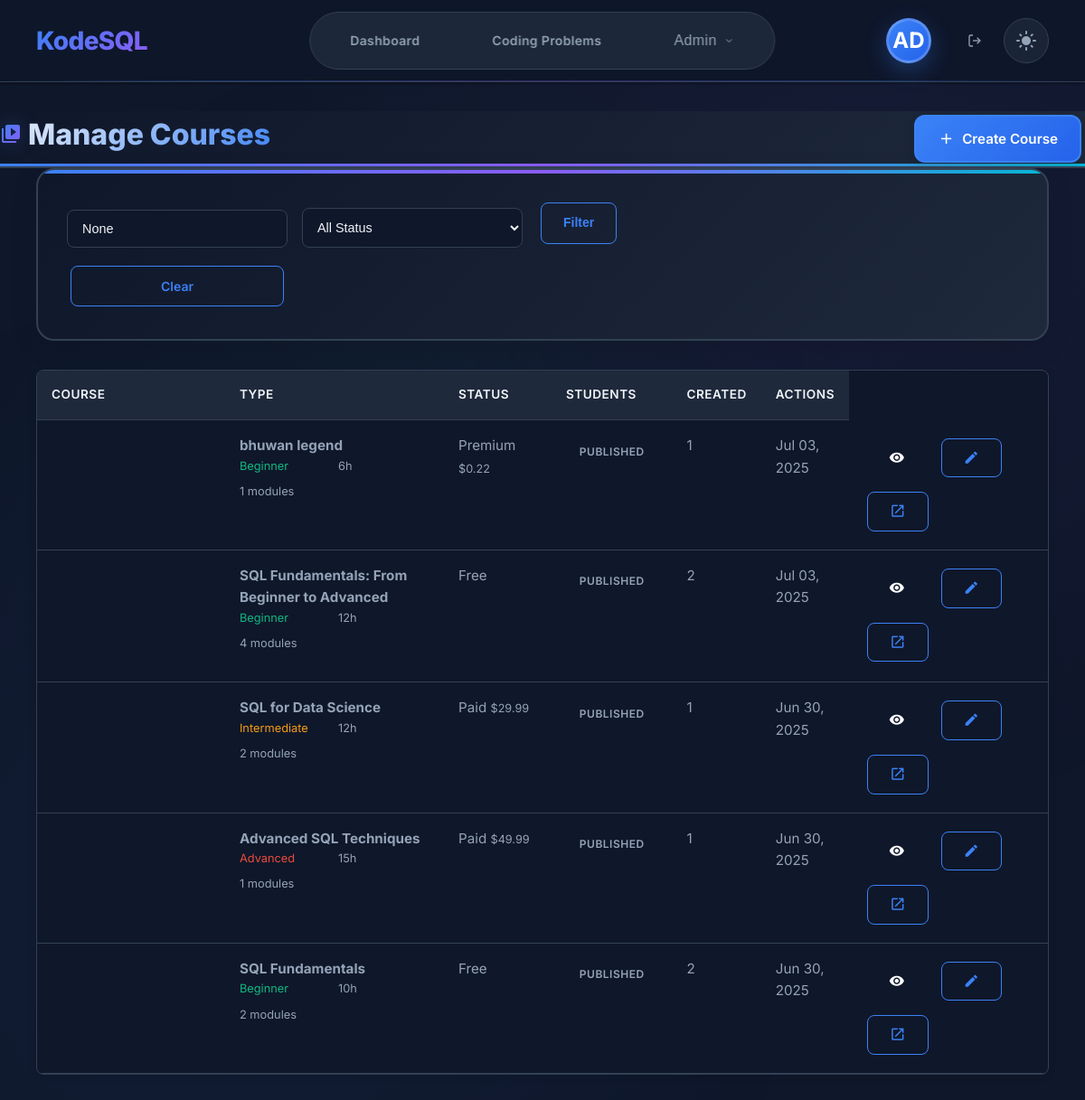
Screenshot of /courses/admin/ (signed in) with the database file from the repository.
### users/models.py (models this page shows, shortened)
class User(AbstractUser):
    email = models.EmailField(unique=True)
    is_email_verified = models.BooleanField(default=False)
    created_at = models.DateTimeField(auto_now_add=True)
    updated_at = models.DateTimeField(auto_now=True)
    USERNAME_FIELD = 'email'
    REQUIRED_FIELDS = ['username']

### courses/models.py (models this page shows, shortened)
class Course(models.Model):
    DIFFICULTY_CHOICES = [
        ('beginner', 'Beginner'),
        ('intermediate', 'Intermediate'),
        ('advanced', 'Advanced'),
    ]
    COURSE_TYPE_CHOICES = [
        ('free', 'Free'),
        ('paid', 'Paid'),
        ('premium', 'Premium'),
    ]
    STATUS_CHOICES = [
        ('draft', 'Draft'),
        ('published', 'Published'),
        ('archived', 'Archived'),
    ]
    title = models.CharField(max_length=255)
    slug = models.SlugField(max_length=255, unique=True)
    description = CKEditor5Field(config_name='tutorial')
    short_description = models.TextField(max_length=500, help_text="Brief description for course cards")
    difficulty = models.CharField(max_length=15, choices=DIFFICULTY_CHOICES, default='beginner')
    course_type = models.CharField(max_length=10, choices=COURSE_TYPE_CHOICES, default='free')
    status = models.CharField(max_length=10, choices=STATUS_CHOICES, default='draft')
    price = models.DecimalField(max_digits=10, decimal_places=2, default=0.00)
    discount_price = models.DecimalField(max_digits=10, decimal_places=2, null=True, blank=True)
    thumbnail = models.ImageField(upload_to='courses/thumbnails/', blank=True, null=True)
    preview_video = models.URLField(blank=True, help_text="YouTube or Vimeo URL for course preview")
    duration_hours = models.PositiveIntegerField(default=0, help_text="Estimated course duration in hours")
    skill_level = models.CharField(max_length=50, blank=True, help_text="e.g., 'No prior experience needed'")
    language = models.CharField(max_length=50, default='English')
    tags = models.CharField(max_length=500, blank=True, help_text="Comma-separated tags")
    category = models.CharField(max_length=100, blank=True)
    prerequisites = CKEditor5Field(config_name='tutorial', blank=True)
    learning_outcomes = CKEditor5Field(config_name='tutorial', blank=True)
    is_featured = models.BooleanField(default=False)
    allow_preview = models.BooleanField(default=True, help_text="Allow non-enrolled users to preview first module")
    certificate_enabled = models.BooleanField(default=True)
    order = models.PositiveIntegerField(default=0)
    created_at = models.DateTimeField(auto_now_add=True)
    updated_at = models.DateTimeField(auto_now=True)
    published_at = models.DateTimeField(null=True, blank=True)
    instructor = models.ForeignKey(settings.AUTH_USER_MODEL, on_delete=models.CASCADE, related_name='courses_taught')
    class Meta:
        ordering = ['order', '-created_at']
        indexes = [
            models.Index(fields=['status', 'course_type']),
            models.Index(fields=['difficulty', 'category']),
            models.Index(fields=['-created_at']),
        ]
    @property
    def module_count(self):
        return self.modules.count()
    @property
    def effective_price(self):
        return self.discount_price if self.discount_price else self.price
    @property
    def is_free(self):
        return self.course_type == 'free' or self.effective_price == 0

### courses/views.py (the view)
# urls.py: path('admin/', views.admin_courses_list, name='admin_courses_list'),
@staff_member_required
def admin_courses_list(request):
    courses = Course.objects.select_related('instructor').annotate(
        enrollment_count=Count('enrollments', filter=Q(enrollments__status__in=['active', 'completed']))
    ).order_by('-created_at')
    search = request.GET.get('search')
    if search:
        courses = courses.filter(
            Q(title__icontains=search) |
            Q(instructor__email__icontains=search)
        )
    status_filter = request.GET.get('status')
    if status_filter:
        courses = courses.filter(status=status_filter)
    paginator = Paginator(courses, 20)
    page_number = request.GET.get('page')
    page_obj = paginator.get_page(page_number)
    context = {
        'page_title': 'Manage Courses',
        'courses': page_obj,
        'search': search,
        'status_filter': status_filter,
    }
    return render(request, 'courses/admin/courses_list.html', context)

### templates/courses/admin/courses_list.html (shortened to what this page needs)
{% extends 'admin_base.html' %}
{% load static %}
{% block extra_css %}
<link rel="stylesheet" href="{% static 'css/courses.css' %}">
<link rel="stylesheet" href="{% static 'css/admin-subscription-plans.css' %}">
{% endblock %}
{% block admin_content %}
<div class="admin-header">
    <div class="admin-header-content">
        <h1>
            <span class="material-icons">video_library</span>
            Manage Courses
        </h1>
        <div class="admin-actions">
            <a href="{% url 'courses:admin_course_create' %}" class="btn btn-primary">
                <span class="material-icons">add</span>
                Create Course
            </a>
        </div>
    </div>
</div>
<div class="admin-content">
    <div class="tile-wrap">
        <div class="admin-filters">
            <form method="get" class="filter-form">
                <div class="filter-row">
                    <input type="text" name="search" placeholder="Search courses..." value="{{ search }}" class="search-input">
                    <select name="status" class="filter-select">
                        <option value="">All Status</option>
                    </select>
                    <button type="submit" class="btn-secondary">Filter</button>
                    <a href="{% url 'courses:admin_courses_list' %}" class="btn-secondary">Clear</a>
                </div>
            </form>
        </div>
        <div class="admin-table-container">
            <table class="admin-table">
                <thead>
                    <tr>
                        <th>Course</th>
                        <th>Type</th>
                        <th>Status</th>
                        <th>Students</th>
                        <th>Created</th>
                        <th>Actions</th>
                    </tr>
                </thead>
                <tbody>
                    {% if courses %}
                        {% for course in courses %}
                        <tr>
                            <td>
                                <div class="course-info">
                                    <strong>{{ course.title }}</strong>
                                    <div class="course-meta">
                                        <span class="difficulty {{ course.difficulty }}">{{ course.get_difficulty_display }}</span>
                                        <span>{{ course.duration_hours }}h</span>
                                        <span>{{ course.module_count }} modules</span>
                                    </div>
                                </div>
                            </td>
                            <td>
                                <span class="course-type {{ course.course_type }}">
                                    {{ course.get_course_type_display }}
                                    {% if not course.is_free %}
                                        <small>${{ course.effective_price }}</small>
                                    {% endif %}
                                </span>
                            </td>
                            <td>
                                <span class="status-badge {{ course.status }}">
                                    {{ course.get_status_display }}
                                </span>
                            </td>
                            <td>
                                <span class="enrollment-count">{{ course.enrollment_count }}</span>
                            </td>
                            <td>
                                <span class="date">{{ course.created_at|date:"M d, Y" }}</span>
                            </td>
                            <td>
                                <div class="action-buttons">
                                    <a href="{% url 'courses:admin_course_detail' course.slug %}" class="btn btn-sm btn-primary" title="View Details">
                                        <span class="material-icons">visibility</span>
                                    </a>
                                    <a href="{% url 'courses:admin_course_edit' course.slug %}" class="btn btn-sm btn-secondary" title="Edit">
                                        <span class="material-icons">edit</span>
                                    </a>
                                    <a href="{% url 'courses:course_detail' course.slug %}" class="btn btn-sm btn-secondary" title="Preview" target="_blank">
                                        <span class="material-icons">open_in_new</span>
                                    </a>
                                </div>
                            </td>
                        </tr>
                        {% endfor %}
                    {% endif %}
                </tbody>
            </table>
        </div>
    </div>
</div>
{% endblock %}

### templates/base.html (shortened to what this page needs)
{% load static %}
<!DOCTYPE html>
<html lang="en" data-theme="dark">
<head>
    <link rel="stylesheet" href="{% static 'css/base.css' %}">
    <link rel="stylesheet" href="{% static 'css/theme.css' %}">
    <link rel="stylesheet" href="{% static 'css/modern-header.css' %}">
    <link rel="stylesheet" href="{% static 'css/admin-dropdown-fix.css' %}">
    <link rel="stylesheet" href="{% static 'css/responsive.css' %}">
    {% block extra_css %}{% endblock %}
</head>
<body>
    <header class="header">
        <div class="tile-wrap">
            <a href="{% url 'core:landing_page' %}" class="logo">KodeSQL</a>
            <div class="nav-items" id="navItems">
                <a href="{% url 'core:dashboard' %}" class="nav-item">Dashboard</a>
                <a href="{% url 'challenges:challenges_list' %}" class="nav-item">Coding Problems</a>
                {% if request.user.is_staff %}
                    <div class="nav-dropdown">
                        <button class="nav-item admin-nav-btn">
                            Admin
                            <svg width="12" height="12" viewBox="0 0 24 24" fill="none" stroke="currentColor" stroke-width="2">
                                <polyline points="6 9 12 15 18 9"></polyline>
                            </svg>
                        </button>
                    </div>
                {% endif %}
            </div>
            <div class="user-menu">
                {% if request.user.is_authenticated %}
                    <a href="{% url 'users:profile' %}" class="user-avatar-link">
                        {% if request.user.profile.profile_picture %}
                            <img src="{{ request.user.profile.profile_picture.url }}" alt="Profile Picture" class="user-avatar-image">
                        {% else %}
                            <div class="user-avatar">
                                {% if request.user.first_name and request.user.last_name %}
                                    {{ request.user.first_name|first|upper }}{{ request.user.last_name|first|upper }}
                                {% elif request.user.first_name %}
                                    {{ request.user.first_name|first|upper }}{{ request.user.first_name|slice:"1:2"|upper }}
                                {% else %}
                                    {{ request.user.email|first|upper }}{{ request.user.email|slice:"1:2"|upper }}
                                {% endif %}
                            </div>
                        {% endif %}
                    </a>
                    <a href="{% url 'users:logout' %}" class="logout-btn" title="Logout">
                        <svg width="16" height="16" viewBox="0 0 24 24" fill="none" stroke="currentColor" stroke-width="2">
                            <path d="M9 21H5a2 2 0 0 1-2-2V5a2 2 0 0 1 2-2h4"/>
                            <polyline points="16 17 21 12 16 7"/>
                            <line x1="21" y1="12" x2="9" y2="12"/>
                        </svg>
                    </a>
                {% else %}
                    <div class="auth-buttons">
                        <a href="{% url 'users:login' %}" class="nav-item">Login</a>
                        <a href="{% url 'users:register' %}" class="nav-item btn-primary">Sign Up</a>
                    </div>
                {% endif %}
                <button class="theme-toggle" onclick="toggleTheme()">
                    <span class="material-icons">dark_mode</span>
                </button>
            </div>
        </div>
    </header>
    <main class="main-content">
        {% block content %}{% endblock %}
    </main>
</body>
</html>

### static/css/base.css (style rules this page uses)
* { margin: 0; padding: 0; box-sizing: border-box; }
html { font-size: 16px; scroll-behavior: smooth; height: 100%; }
body { font-family: 'Inter', -apple-system, BlinkMacSystemFont, 'Segoe UI', Roboto, sans-serif; line-height: 1.6; color: var(--text-primary); background: var(--bg-primary); transition: all 0.3s cubic-bezier(0.4, 0, 0.2, 1); min-height: 100vh; position: relative; overflow-x: hidden; }
body::before { content: ''; position: fixed; top: 0; left: 0; width: 100%; height: 100%; background: radial-gradient(circle at 20% 80%, rgba(59, 130, 246, 0.05) 0%, transparent 50%), radial-gradient(circle at 80% 20%, rgba(139, 92, 246, 0.05) 0%, transparent 50%), radial-gradient(circle at 40% 40%, rgba(16, 185, 129, 0.03) 0%, transparent 50%); pointer-events: none; z-index: -1; opacity: 0.7; }
[data-theme="dark"] body::before { background: radial-gradient(circle at 20% 80%, rgba(59, 130, 246, 0.08) 0%, transparent 50%), radial-gradient(circle at 80% 20%, rgba(139, 92, 246, 0.08) 0%, transparent 50%), radial-gradient(circle at 40% 40%, rgba(16, 185, 129, 0.05) 0%, transparent 50%); }
:root { --breakpoint-xs: 480px; --breakpoint-sm: 640px; --breakpoint-md: 768px; --breakpoint-lg: 1024px; --breakpoint-xl: 1280px; --breakpoint-2xl: 1536px; }
.tile-wrap { width: 100%; max-width: 1400px; margin: 0 auto; padding: 0 1rem; position: relative; transition: all 0.3s cubic-bezier(0.4, 0, 0.2, 1); }
@media (min-width: 480px) { .tile-wrap { padding: 0 1.5rem; } }
@media (min-width: 768px) { .tile-wrap { padding: 0 2rem; } }
@media (min-width: 1024px) { .tile-wrap { padding: 0 2.5rem; } }
.main-content { min-height: calc(100vh - 120px); position: relative; z-index: 1; background: transparent; }
.main-content { animation: fadeInUp 0.6s ease-out; }
.nav-dropdown { position: relative; }
.theme-toggle { background: none; border: none; color: var(--text-secondary); cursor: pointer; padding: 0.5rem; border-radius: 6px; transition: all 0.2s ease; }
* { transition: color 0.2s ease, background-color 0.2s ease, border-color 0.2s ease, transform 0.2s ease, box-shadow 0.2s ease, opacity 0.2s ease; }

### static/css/admin-dropdown-fix.css (style rules this page uses)
.nav-dropdown { position: relative !important; z-index: 101 !important; }

### rows the page displays
User: user.email|first "A", user.email "D"
Course: title "bhuwan legend", difficulty "Beginner", duration_hours "6", module_count "1", course_type "Premium", effective_price "0.22", status "PUBLISHED", enrollment_count "1", created_at "Jul 03, 2025"
Course: title "SQL Fundamentals: From Beginner to Advanced", difficulty "Beginner", duration_hours "12", module_count "4", course_type "Free", status "PUBLISHED", enrollment_count "2", created_at "Jul 03, 2025"
Course: title "SQL for Data Science", difficulty "Intermediate", duration_hours "12", module_count "2", course_type "Paid", effective_price "29.99", status "PUBLISHED", enrollment_count "1", created_at "Jun 30, 2025"
Course: title "Advanced SQL Techniques", difficulty "Advanced", duration_hours "15", module_count "1", course_type "Paid", effective_price "49.99", status "PUBLISHED", enrollment_count "1", created_at "Jun 30, 2025"
Course: title "SQL Fundamentals", difficulty "Beginner", duration_hours "10", module_count "2", course_type "Free", status "PUBLISHED", enrollment_count "2", created_at "Jun 30, 2025"
